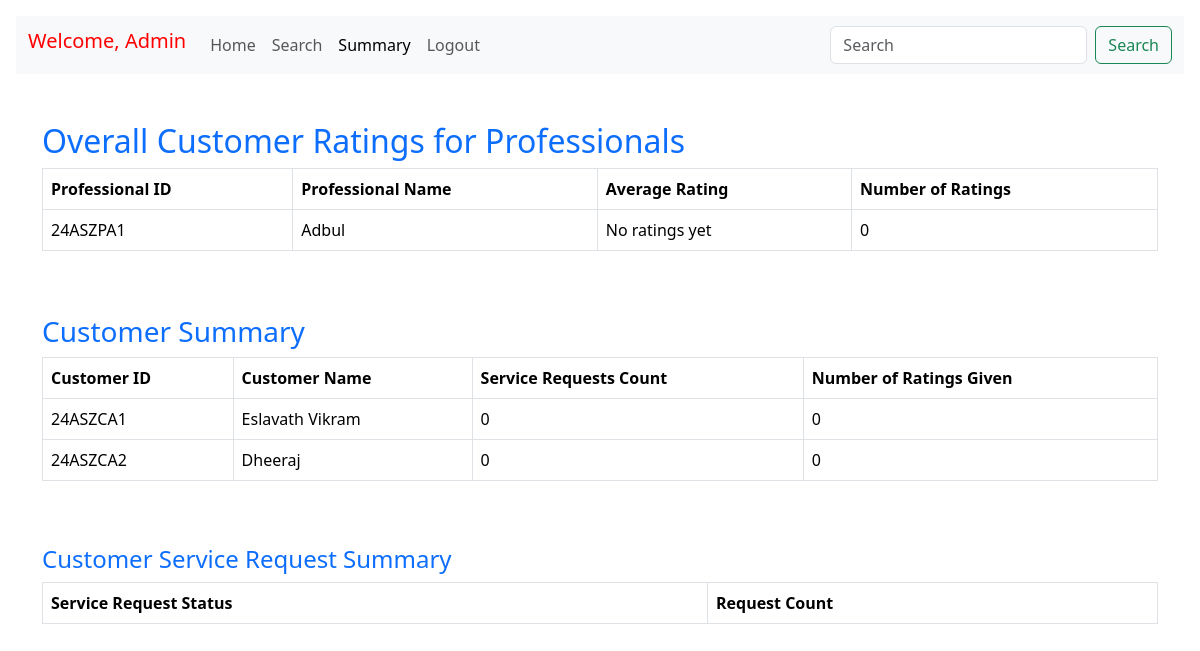
The page /admin/summary on the database as committed earlier.
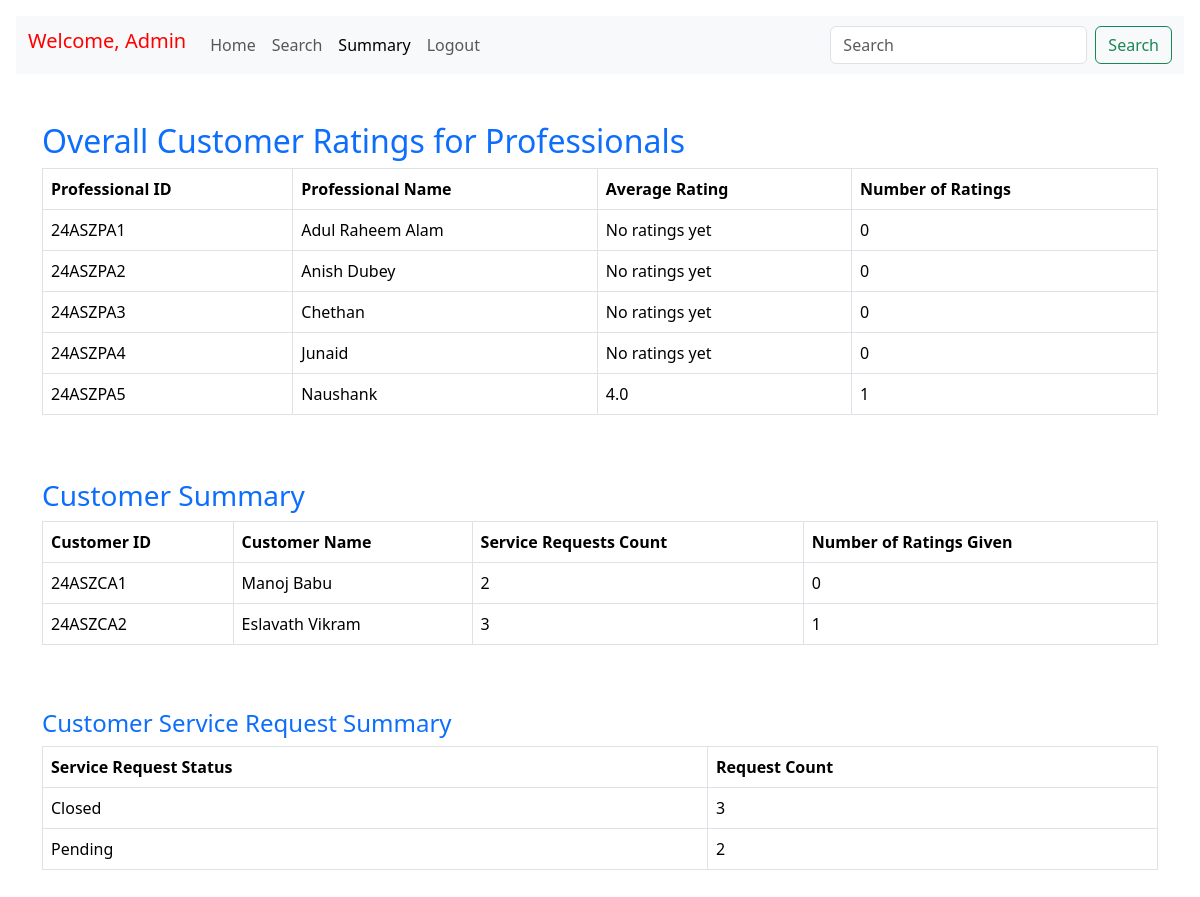
The same page on the database as committed later.
### models.py (models this page shows, shortened)
class Professional(db.Model):
    __tablename__ = 'Professional'
    professional_id = db.Column(db.String(50),db.ForeignKey('Credential.user_id'), primary_key=True, )
    username=db.Column(db.String(50), nullable=False)
    full_name = db.Column(db.String(50), nullable=False)
    experience = db.Column(db.String(50), nullable=False)
    contact_number = db.Column(db.String(15), nullable=True)
    service_name = db.Column(db.String(100), nullable=False)
    service_id=db.Column(db.String(50),nullable=False)
    document = db.Column(db.Text, nullable=False)
    address = db.Column(db.String(200), nullable=False)
    pin = db.Column(db.Integer(), nullable=False)
    status = db.Column(db.String(10), default='active')
    registration_date = db.Column(db.DateTime, default=datetime.utcnow)
    services_booked = db.relationship('ServiceBooked', backref='professional', lazy=True)

class Customer(db.Model):
    __tablename__ = 'Customer'
    customer_id = db.Column(db.String(50),  db.ForeignKey('Credential.user_id'),primary_key=True)
    username=db.Column(db.String(50), nullable=False)
    full_name = db.Column(db.String(50), nullable=False)
    address = db.Column(db.String(200), nullable=False)
    contact = db.Column(db.String(15), nullable=True)
    pin = db.Column(db.Integer(), nullable=False)
    status = db.Column(db.String(10), default='active')
    registration_date = db.Column(db.DateTime, default=datetime.utcnow)
    requests = db.relationship('ServiceBooked', backref='customer', lazy=True)

### routes.py (the view)
@app.route("/admin/summary")
def admin_summary():
    professional_ratings = db.session.query(
        Professional.professional_id.label("professional_id"),
        Professional.full_name.label("professional_name"),
        db.func.avg(
            case(
                [(ServiceBooked.rating_by_user.isnot(None), ServiceBooked.rating_by_user)],
                else_=None  # Exclude null ratings
            )
        ).label("average_rating"),
        db.func.count(ServiceBooked.rating_by_user).label("rating_count")  # Count valid ratings
    ).join(ServiceBooked, Professional.professional_id == ServiceBooked.professional_id, isouter=True) \
     .group_by(Professional.professional_id, Professional.full_name).all()
    customer_summary = db.session.query(
        Customer.customer_id.label("customer_id"),
        Customer.full_name.label("customer_name"),
        db.func.count(ServiceBooked.booking_id).label("service_requests_count"),  # Count service requests
        db.func.count(
            case(
                [(ServiceBooked.rating_by_user.isnot(None), ServiceBooked.rating_by_user)],
                else_=None  # Count only valid ratings
            )
        ).label("ratings_given")  # Count ratings given by customer
    ).join(ServiceBooked, Customer.customer_id == ServiceBooked.customer_id, isouter=True) \
     .group_by(Customer.customer_id, Customer.full_name).all()
    service_summary = db.session.query(
        ServiceBooked.status,
        db.func.count(ServiceBooked.booking_id).label("request_count")
    ).group_by(ServiceBooked.status).all()
    return render_template(
        "Admin/Summary.html",
        professional_ratings=professional_ratings,
        service_summary=service_summary,
        customer_summary=customer_summary  # Pass customer summary data
    )

### templates/Admin/Summary.html (shortened to what this page needs)
<!doctype html>
<html lang="en">
  <head>
    <link href="https://cdn.jsdelivr.net/npm/bootstrap@5.3.3/dist/css/bootstrap.min.css" rel="stylesheet">
    <link href="https://getbootstrap.com/docs/5.3/assets/css/docs.css" rel="stylesheet">
  </head>
  <body class="p-3 m-0 border-0 bd-example m-0 border-0">
    <nav class="navbar navbar-expand-lg bg-body-tertiary" style="background-color:#0d76ff;text-align: center;">
      <div class="container-fluid">
        <h1 class="navbar-brand" style="color:rgb(255, 0, 0);">Welcome, Admin</h1>
        <div class="collapse navbar-collapse" id="navbarSupportedContent" >
          <ul class="navbar-nav me-auto mb-2 mb-lg-0" >
            <li class="nav-item">
              <a class="nav-link" href="{{url_for('admin_home')}}">Home</a>
            </li>
            <li class="nav-item">
              <a class="nav-link" href="{{url_for('admin_search')}}">Search</a>
            </li>
            <li class="nav-item">
              <a class="nav-link active" aria-current="page" href="#">Summary</a>
            </li>
            <li class="nav-item">
              <a class="nav-link" href="{{url_for('login')}}">Logout</a>
            </li>
          </ul>
          <form class="d-flex" role="search">
            <input class="form-control me-2" type="search" placeholder="Search" aria-label="Search">
            <button class="btn btn-outline-success" type="submit">Search</button>
          </form>
        </div>
      </div>
    </nav>
      <div class="container mt-5">
        <h2 class="text-primary">Overall Customer Ratings for Professionals</h2>
<div class="table-responsive">
  <table class="table table-bordered">
    <thead>
      <tr>
        <th>Professional ID</th>
        <th>Professional Name</th>
        <th>Average Rating</th>
        <th>Number of Ratings</th>
      </tr>
    </thead>
    <tbody>
      {% for record in professional_ratings %}
        <tr>
          <td>{{ record.professional_id }}</td>
          <td>{{ record.professional_name }}</td>
          <td>{{ record.average_rating or 'No ratings yet' }}</td>
          <td>{{ record.rating_count or 0 }}</td>
        </tr>
      {% endfor %}
    </tbody>
  </table>
</div>
<h3 class="text-primary mt-5">Customer Summary</h3>
<div class="table-responsive">
  <table class="table table-bordered">
    <thead>
      <tr>
        <th>Customer ID</th>
        <th>Customer Name</th>
        <th>Service Requests Count</th>
        <th>Number of Ratings Given</th>
      </tr>
    </thead>
    <tbody>
      {% for record in customer_summary %}
        <tr>
          <td>{{ record.customer_id }}</td>
          <td>{{ record.customer_name }}</td>
          <td>{{ record.service_requests_count }}</td>
          <td>{{ record.ratings_given or 0 }}</td>
        </tr>
      {% endfor %}
    </tbody>
  </table>
</div>
        <h4 class="text-primary mt-5">Customer Service Request Summary</h4>
        <div class="table-responsive">
          <table class="table table-bordered">
            <thead>
              <tr>
                <th>Service Request Status</th>
                <th>Request Count</th>
              </tr>
            </thead>
            <tbody>
              {% for record in service_summary %}
                <tr>
                  <td>{{ record.status }}</td>
                  <td>{{ record.request_count }}</td>
                </tr>
              {% endfor %}
            </tbody>
          </table>
        </div>
      </div>
  </body>
</html>

Rows that differ between the two databases and show on the page:
changed Professional "24ASZPA1": professional_name "Adbul" → "Adul Raheem Alam"
added Professional: professional_id "24ASZPA2", professional_name "Anish Dubey", average_rating "No ratings yet", rating_count "0"
added Professional: professional_id "24ASZPA3", professional_name "Chethan", average_rating "No ratings yet", rating_count "0"
added Professional: professional_id "24ASZPA4", professional_name "Junaid", average_rating "No ratings yet", rating_count "0"
added Professional: professional_id "24ASZPA5", professional_name "Naushank", average_rating "4.0", rating_count "1"
changed Customer "24ASZCA1": customer_name "Eslavath Vikram" → "Manoj Babu"; service_requests_count "0" → "2"
changed Customer "24ASZCA2": customer_name "Dheeraj" → "Eslavath Vikram"; service_requests_count "0" → "3"; ratings_given "0" → "1"
Other text that changed with them:
new list line: "Closed 3"
new list line: "Pending 2"
